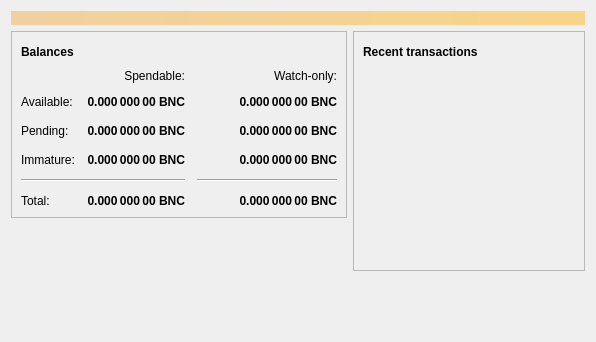
<?xml version="1.0" encoding="UTF-8"?>
<ui version="4.0">
 <class>OverviewPage</class>
 <widget class="QWidget" name="OverviewPage">
  <property name="geometry">
   <rect>
    <x>0</x>
    <y>0</y>
    <width>596</width>
    <height>342</height>
   </rect>
  </property>
  <property name="windowTitle">
   <string>Form</string>
  </property>
  <layout class="QVBoxLayout" name="topLayout">
   <item>
    <widget class="QLabel" name="labelAlerts">
     <property name="visible">
      <bool>false</bool>
     </property>
     <property name="styleSheet">
      <string notr="true">QLabel { background-color: qlineargradient(x1: 0, y1: 0, x2: 1, y2: 0, stop:0 #F0D0A0, stop:1 #F8D488); color:#000000; }</string>
     </property>
     <property name="wordWrap">
      <bool>true</bool>
     </property>
     <property name="margin">
      <number>3</number>
     </property>
     <property name="textInteractionFlags">
      <set>Qt::TextSelectableByMouse</set>
     </property>
    </widget>
   </item>
   <item>
    <layout class="QHBoxLayout" name="horizontalLayout" stretch="1,1">
     <item>
      <layout class="QVBoxLayout" name="verticalLayout_2">
       <item>
        <widget class="QFrame" name="frame">
         <property name="frameShape">
          <enum>QFrame::StyledPanel</enum>
         </property>
         <property name="frameShadow">
          <enum>QFrame::Raised</enum>
         </property>
         <layout class="QVBoxLayout" name="verticalLayout_4">
          <item>
           <layout class="QHBoxLayout" name="horizontalLayout_4">
            <item>
             <widget class="QLabel" name="label_5">
              <property name="font">
               <font>
                <weight>75</weight>
                <bold>true</bold>
               </font>
              </property>
              <property name="text">
               <string>Balances</string>
              </property>
             </widget>
            </item>
            <item>
             <widget class="QPushButton" name="labelWalletStatus">
              <property name="enabled">
               <bool>true</bool>
              </property>
              <property name="maximumSize">
               <size>
                <width>30</width>
                <height>16777215</height>
               </size>
              </property>
              <property name="toolTip">
               <string>The displayed information may be out of date. Your wallet automatically synchronizes with the Bonocoin network after a connection is established, but this process has not completed yet.</string>
              </property>
              <property name="text">
               <string/>
              </property>
              <property name="icon">
               <iconset resource="../bitcoin.qrc">
                <normaloff>:/icons/warning</normaloff>
                <disabledoff>:/icons/warning</disabledoff>:/icons/warning</iconset>
              </property>
              <property name="iconSize">
               <size>
                <width>24</width>
                <height>24</height>
               </size>
              </property>
              <property name="flat">
               <bool>true</bool>
              </property>
             </widget>
            </item>
            <item>
             <spacer name="horizontalSpacer_3">
              <property name="orientation">
               <enum>Qt::Horizontal</enum>
              </property>
              <property name="sizeHint" stdset="0">
               <size>
                <width>40</width>
                <height>20</height>
               </size>
              </property>
             </spacer>
            </item>
           </layout>
          </item>
          <item>
           <layout class="QGridLayout" name="gridLayout">
            <property name="spacing">
             <number>12</number>
            </property>
            <item row="2" column="2">
             <widget class="QLabel" name="labelWatchPending">
              <property name="font">
               <font>
                <weight>75</weight>
                <bold>true</bold>
               </font>
              </property>
              <property name="cursor">
               <cursorShape>IBeamCursor</cursorShape>
              </property>
              <property name="toolTip">
               <string>Unconfirmed transactions to watch-only addresses</string>
              </property>
              <property name="text">
               <string notr="true">0.000 000 00 BNC</string>
              </property>
              <property name="alignment">
               <set>Qt::AlignRight|Qt::AlignTrailing|Qt::AlignVCenter</set>
              </property>
              <property name="textInteractionFlags">
               <set>Qt::LinksAccessibleByMouse|Qt::TextSelectableByKeyboard|Qt::TextSelectableByMouse</set>
              </property>
             </widget>
            </item>
            <item row="2" column="1">
             <widget class="QLabel" name="labelUnconfirmed">
              <property name="font">
               <font>
                <weight>75</weight>
                <bold>true</bold>
               </font>
              </property>
              <property name="cursor">
               <cursorShape>IBeamCursor</cursorShape>
              </property>
              <property name="toolTip">
               <string>Total of transactions that have yet to be confirmed, and do not yet count toward the spendable balance</string>
              </property>
              <property name="text">
               <string notr="true">0.000 000 00 BNC</string>
              </property>
              <property name="alignment">
               <set>Qt::AlignRight|Qt::AlignTrailing|Qt::AlignVCenter</set>
              </property>
              <property name="textInteractionFlags">
               <set>Qt::LinksAccessibleByMouse|Qt::TextSelectableByKeyboard|Qt::TextSelectableByMouse</set>
              </property>
             </widget>
            </item>
            <item row="3" column="2">
             <widget class="QLabel" name="labelWatchImmature">
              <property name="font">
               <font>
                <weight>75</weight>
                <bold>true</bold>
               </font>
              </property>
              <property name="cursor">
               <cursorShape>IBeamCursor</cursorShape>
              </property>
              <property name="toolTip">
               <string>Mined balance in watch-only addresses that has not yet matured</string>
              </property>
              <property name="text">
               <string notr="true">0.000 000 00 BNC</string>
              </property>
              <property name="alignment">
               <set>Qt::AlignRight|Qt::AlignTrailing|Qt::AlignVCenter</set>
              </property>
              <property name="textInteractionFlags">
               <set>Qt::LinksAccessibleByMouse|Qt::TextSelectableByKeyboard|Qt::TextSelectableByMouse</set>
              </property>
             </widget>
            </item>
            <item row="4" column="0" colspan="2">
             <widget class="Line" name="line">
              <property name="orientation">
               <enum>Qt::Horizontal</enum>
              </property>
             </widget>
            </item>
            <item row="4" column="2">
             <widget class="Line" name="lineWatchBalance">
              <property name="sizePolicy">
               <sizepolicy hsizetype="Preferred" vsizetype="Fixed">
                <horstretch>0</horstretch>
                <verstretch>0</verstretch>
               </sizepolicy>
              </property>
              <property name="minimumSize">
               <size>
                <width>140</width>
                <height>0</height>
               </size>
              </property>
              <property name="orientation">
               <enum>Qt::Horizontal</enum>
              </property>
             </widget>
            </item>
            <item row="5" column="0">
             <widget class="QLabel" name="labelTotalText">
              <property name="text">
               <string>Total:</string>
              </property>
             </widget>
            </item>
            <item row="3" column="1">
             <widget class="QLabel" name="labelImmature">
              <property name="font">
               <font>
                <weight>75</weight>
                <bold>true</bold>
               </font>
              </property>
              <property name="cursor">
               <cursorShape>IBeamCursor</cursorShape>
              </property>
              <property name="toolTip">
               <string>Mined balance that has not yet matured</string>
              </property>
              <property name="text">
               <string notr="true">0.000 000 00 BNC</string>
              </property>
              <property name="alignment">
               <set>Qt::AlignRight|Qt::AlignTrailing|Qt::AlignVCenter</set>
              </property>
              <property name="textInteractionFlags">
               <set>Qt::LinksAccessibleByMouse|Qt::TextSelectableByKeyboard|Qt::TextSelectableByMouse</set>
              </property>
             </widget>
            </item>
            <item row="2" column="3">
             <spacer name="horizontalSpacer_2">
              <property name="orientation">
               <enum>Qt::Horizontal</enum>
              </property>
              <property name="sizeHint" stdset="0">
               <size>
                <width>40</width>
                <height>20</height>
               </size>
              </property>
             </spacer>
            </item>
            <item row="3" column="0">
             <widget class="QLabel" name="labelImmatureText">
              <property name="text">
               <string>Immature:</string>
              </property>
             </widget>
            </item>
            <item row="5" column="1">
             <widget class="QLabel" name="labelTotal">
              <property name="font">
               <font>
                <weight>75</weight>
                <bold>true</bold>
               </font>
              </property>
              <property name="cursor">
               <cursorShape>IBeamCursor</cursorShape>
              </property>
              <property name="toolTip">
               <string>Your current total balance</string>
              </property>
              <property name="text">
               <string notr="true">0.000 000 00 BNC</string>
              </property>
              <property name="alignment">
               <set>Qt::AlignRight|Qt::AlignTrailing|Qt::AlignVCenter</set>
              </property>
              <property name="textInteractionFlags">
               <set>Qt::LinksAccessibleByMouse|Qt::TextSelectableByKeyboard|Qt::TextSelectableByMouse</set>
              </property>
             </widget>
            </item>
            <item row="5" column="2">
             <widget class="QLabel" name="labelWatchTotal">
              <property name="font">
               <font>
                <weight>75</weight>
                <bold>true</bold>
               </font>
              </property>
              <property name="cursor">
               <cursorShape>IBeamCursor</cursorShape>
              </property>
              <property name="toolTip">
               <string>Current total balance in watch-only addresses</string>
              </property>
              <property name="text">
               <string notr="true">0.000 000 00 BNC</string>
              </property>
              <property name="alignment">
               <set>Qt::AlignRight|Qt::AlignTrailing|Qt::AlignVCenter</set>
              </property>
              <property name="textInteractionFlags">
               <set>Qt::LinksAccessibleByMouse|Qt::TextSelectableByKeyboard|Qt::TextSelectableByMouse</set>
              </property>
             </widget>
            </item>
            <item row="0" column="2">
             <widget class="QLabel" name="labelWatchonly">
              <property name="text">
               <string>Watch-only:</string>
              </property>
              <property name="alignment">
               <set>Qt::AlignRight|Qt::AlignTrailing|Qt::AlignVCenter</set>
              </property>
             </widget>
            </item>
            <item row="1" column="0">
             <widget class="QLabel" name="labelBalanceText">
              <property name="text">
               <string>Available:</string>
              </property>
             </widget>
            </item>
            <item row="1" column="1">
             <widget class="QLabel" name="labelBalance">
              <property name="font">
               <font>
                <weight>75</weight>
                <bold>true</bold>
               </font>
              </property>
              <property name="cursor">
               <cursorShape>IBeamCursor</cursorShape>
              </property>
              <property name="toolTip">
               <string>Your current spendable balance</string>
              </property>
              <property name="text">
               <string notr="true">0.000 000 00 BNC</string>
              </property>
              <property name="alignment">
               <set>Qt::AlignRight|Qt::AlignTrailing|Qt::AlignVCenter</set>
              </property>
              <property name="textInteractionFlags">
               <set>Qt::LinksAccessibleByMouse|Qt::TextSelectableByKeyboard|Qt::TextSelectableByMouse</set>
              </property>
             </widget>
            </item>
            <item row="1" column="2">
             <widget class="QLabel" name="labelWatchAvailable">
              <property name="font">
               <font>
                <weight>75</weight>
                <bold>true</bold>
               </font>
              </property>
              <property name="cursor">
               <cursorShape>IBeamCursor</cursorShape>
              </property>
              <property name="toolTip">
               <string>Your current balance in watch-only addresses</string>
              </property>
              <property name="text">
               <string notr="true">0.000 000 00 BNC</string>
              </property>
              <property name="alignment">
               <set>Qt::AlignRight|Qt::AlignTrailing|Qt::AlignVCenter</set>
              </property>
              <property name="textInteractionFlags">
               <set>Qt::LinksAccessibleByMouse|Qt::TextSelectableByKeyboard|Qt::TextSelectableByMouse</set>
              </property>
             </widget>
            </item>
            <item row="2" column="0">
             <widget class="QLabel" name="labelPendingText">
              <property name="text">
               <string>Pending:</string>
              </property>
             </widget>
            </item>
            <item row="0" column="1">
             <widget class="QLabel" name="labelSpendable">
              <property name="text">
               <string>Spendable:</string>
              </property>
              <property name="alignment">
               <set>Qt::AlignRight|Qt::AlignTrailing|Qt::AlignVCenter</set>
              </property>
             </widget>
            </item>
           </layout>
          </item>
         </layout>
        </widget>
       </item>
       <item>
        <spacer name="verticalSpacer">
         <property name="orientation">
          <enum>Qt::Vertical</enum>
         </property>
         <property name="sizeHint" stdset="0">
          <size>
           <width>20</width>
           <height>40</height>
          </size>
         </property>
        </spacer>
       </item>
      </layout>
     </item>
     <item>
      <layout class="QVBoxLayout" name="verticalLayout_3">
       <item>
        <widget class="QFrame" name="frame_2">
         <property name="frameShape">
          <enum>QFrame::StyledPanel</enum>
         </property>
         <property name="frameShadow">
          <enum>QFrame::Raised</enum>
         </property>
         <layout class="QVBoxLayout" name="verticalLayout">
          <item>
           <layout class="QHBoxLayout" name="horizontalLayout_2">
            <item>
             <widget class="QLabel" name="label_4">
              <property name="font">
               <font>
                <weight>75</weight>
                <bold>true</bold>
               </font>
              </property>
              <property name="text">
               <string>Recent transactions</string>
              </property>
             </widget>
            </item>
            <item>
             <widget class="QPushButton" name="labelTransactionsStatus">
              <property name="enabled">
               <bool>true</bool>
              </property>
              <property name="maximumSize">
               <size>
                <width>30</width>
                <height>16777215</height>
               </size>
              </property>
              <property name="toolTip">
               <string>The displayed information may be out of date. Your wallet automatically synchronizes with the Bonocoin network after a connection is established, but this process has not completed yet.</string>
              </property>
              <property name="text">
               <string/>
              </property>
              <property name="icon">
               <iconset resource="../bitcoin.qrc">
                <normaloff>:/icons/warning</normaloff>
                <disabledoff>:/icons/warning</disabledoff>:/icons/warning</iconset>
              </property>
              <property name="iconSize">
               <size>
                <width>24</width>
                <height>24</height>
               </size>
              </property>
              <property name="flat">
               <bool>true</bool>
              </property>
             </widget>
            </item>
            <item>
             <spacer name="horizontalSpacer">
              <property name="orientation">
               <enum>Qt::Horizontal</enum>
              </property>
              <property name="sizeHint" stdset="0">
               <size>
                <width>40</width>
                <height>20</height>
               </size>
              </property>
             </spacer>
            </item>
           </layout>
          </item>
          <item>
           <widget class="QListView" name="listTransactions">
            <property name="styleSheet">
             <string notr="true">QListView { background: transparent; }</string>
            </property>
            <property name="frameShape">
             <enum>QFrame::NoFrame</enum>
            </property>
            <property name="verticalScrollBarPolicy">
             <enum>Qt::ScrollBarAlwaysOff</enum>
            </property>
            <property name="horizontalScrollBarPolicy">
             <enum>Qt::ScrollBarAlwaysOff</enum>
            </property>
            <property name="selectionMode">
             <enum>QAbstractItemView::NoSelection</enum>
            </property>
           </widget>
          </item>
         </layout>
        </widget>
       </item>
       <item>
        <spacer name="verticalSpacer_2">
         <property name="orientation">
          <enum>Qt::Vertical</enum>
         </property>
         <property name="sizeHint" stdset="0">
          <size>
           <width>20</width>
           <height>40</height>
          </size>
         </property>
        </spacer>
       </item>
      </layout>
     </item>
    </layout>
   </item>
  </layout>
 </widget>
 <resources/>
 <connections/>
</ui>
